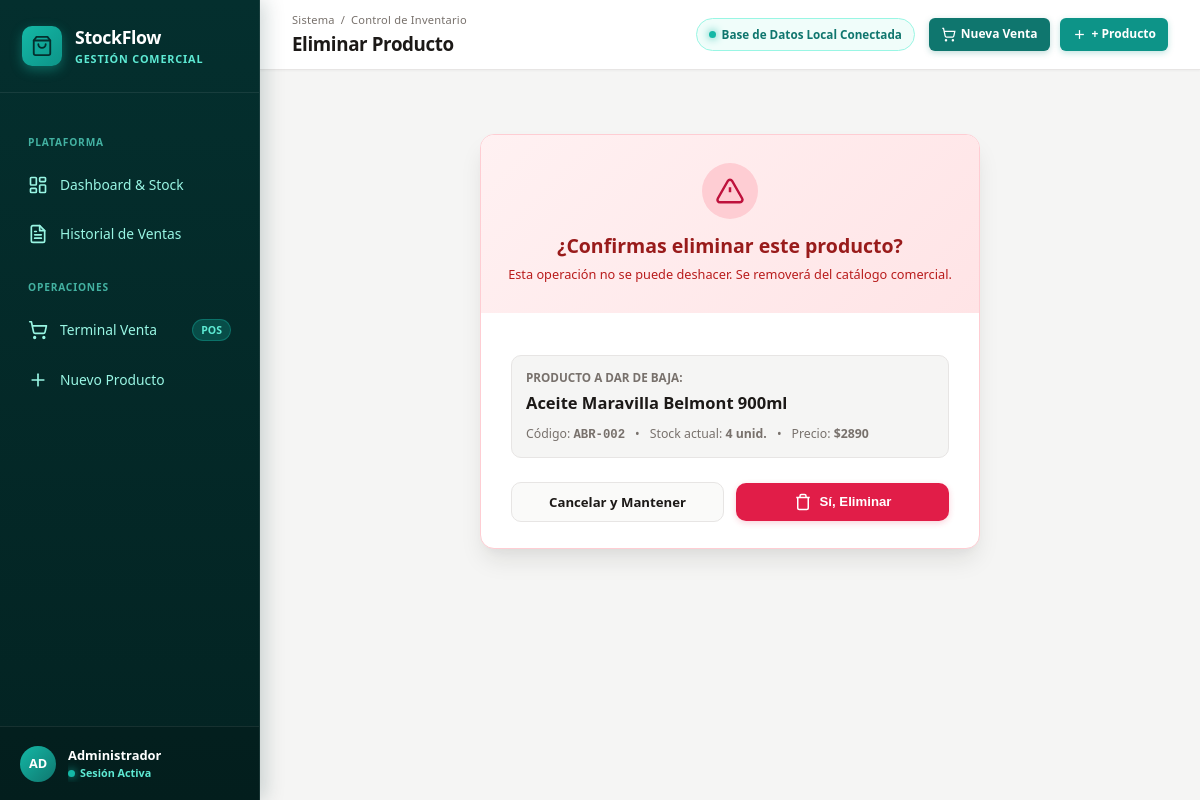
Screenshot of /producto/eliminar/11/ with the database file from the repository.
### ventas/models.py (models this page shows, shortened)
class Producto(models.Model):
    codigo = models.CharField(max_length=20, unique=True)
    nombre = models.CharField(max_length=100)
    cantidad = models.IntegerField(default=0)
    precio = models.DecimalField(max_digits=10, decimal_places=2)

### ventas/views.py (the view)
# urls.py: path('producto/eliminar/<int:id>/', views.eliminar_producto, name='eliminar_producto'),
def eliminar_producto(request, id):
    producto = get_object_or_404(Producto, id=id)
    if request.method == 'POST':
        nombre = producto.nombre
        producto.delete()
        messages.success(request, f"El producto '{nombre}' ha sido eliminado definitivamente del inventario.")
        return redirect('lista_productos')
    return render(request, 'ventas/eliminar_producto.html', {'producto': producto})

### ventas/templates/ventas/eliminar_producto.html (shortened to what this page needs)
{% extends 'ventas/base.html' %}
{% block section_name %}Control de Inventario{% endblock %}
{% block page_title %}Eliminar Producto{% endblock %}
{% block content %}
<div class="delete-card">
    <div class="delete-card-banner">
        <div class="delete-warning-icon">
            <svg viewBox="0 0 24 24" fill="none" stroke="currentColor" stroke-width="2">
                <path d="m21.73 18-8-14a2 2 0 0 0-3.48 0l-8 14A2 2 0 0 0 4 21h16a2 2 0 0 0 1.73-3Z"></path>
                <line x1="12" y1="9" x2="12" y2="13"></line>
                <line x1="12" y1="17" x2="12.01" y2="17"></line>
            </svg>
        </div>
        <h2 style="font-size: 1.3rem; font-weight: 800; color: #991b1b; margin-bottom: 4px;">
            ¿Confirmas eliminar este producto?
        </h2>
        <p style="font-size: 0.85rem; color: #b91c1c;">
            Esta operación no se puede deshacer. Se removerá del catálogo comercial.
        </p>
    </div>
    <div class="delete-card-body">
        <div class="delete-product-pill">
            <div style="font-size: 0.78rem; text-transform: uppercase; color: var(--color-text-muted); font-weight: 700; margin-bottom: 4px;">
                Producto a dar de baja:
            </div>
            <div style="font-size: 1.1rem; font-weight: 700; color: var(--color-text-main);">
                {{ producto.nombre }}
            </div>
            <div style="margin-top: 8px; display: flex; gap: 10px; font-size: 0.82rem; color: var(--color-text-muted);">
                <span>Código: <strong style="font-family: monospace;">{{ producto.codigo }}</strong></span>
                &bull;
                <span>Stock actual: <strong>{{ producto.cantidad }} unid.</strong></span>
                &bull;
                <span>Precio: <strong>${{ producto.precio|floatformat:0 }}</strong></span>
            </div>
        </div>
        <form method="POST">
            <div style="display: flex; align-items: center; justify-content: center; gap: 12px; margin-top: 24px;">
                <a href="{% url 'lista_productos' %}" class="btn btn-secondary" style="flex: 1;">
                    Cancelar y Mantener
                </a>
                <button type="submit" class="btn btn-danger" style="flex: 1;">
                    <svg viewBox="0 0 24 24" fill="none" stroke="currentColor" stroke-width="2" width="18" height="18">
                        <polyline points="3 6 5 6 21 6"></polyline>
                        <path d="M19 6v14a2 2 0 0 1-2 2H7a2 2 0 0 1-2-2V6m3 0V4a2 2 0 0 1 2-2h4a2 2 0 0 1 2 2v2"></path>
                    </svg>
                    <span>Sí, Eliminar</span>
                </button>
            </div>
        </form>
    </div>
</div>
{% endblock %}

### ventas/static/ventas/css/dashboard.css (style rules this page uses)
:root { --color-primary: #0d9488; --color-primary-hover: #0f766e; --color-primary-light: #f0fdfa; --color-primary-subtle: #ccfbf1; --color-sidebar: #042f2e; --color-sidebar-surface: #0a3d3b; --color-sidebar-hover: #115e59; --color-sidebar-text: #99f6e4; --color-sidebar-text-muted: #5eead4; --color-sidebar-active: #14b8a6; --color-bg: #f5f5f4; --color-surface: #ffffff; --color-surface-stone: #fafaf9; --color-surface-muted: #eeecea; --color-border: #e7e5e4; --color-border-subtle: #d6d3d1; --color-text-main: #1c1917; --color-text-muted: #78716c; --color-text-light: #a8a29e; --color-success: #059669; --color-success-bg: #ecfdf5; --color-success-text: #065f46; --color-success-border: #a7f3d0; --color-warning: #d97706; --color-warning-bg: #fffbeb; --color-warning-text: #92400e; --color-warning-border: #fde68a; --color-danger: #e11d48; --color-danger-bg: #fff1f2; --color-danger-text: #9f1239; --color-danger-border: #fecdd3; --shadow-xs: 0 1px 2px 0 rgba(28, 25, 23, 0.04); --shadow-sm: 0 1px 3px 0 rgba(28, 25, 23, 0.06), 0 1px 2px -1px rgba(28, 25, 23, 0.04); --shadow-card: 0 2px 8px -2px rgba(28, 25, 23, 0.05), 0 1px 3px -1px rgba(28, 25, 23, 0.03); --shadow-md: 0 6px 12px -2px rgba(28, 25, 23, 0.08), 0 3px 6px -3px rgba(28, 25, 23, 0.04); --shadow-lg: 0 14px 24px -4px rgba(28, 25, 23, 0.1), 0 6px 10px -4px rgba(28, 25, 23, 0.04); --radius-sm: 6px; --radius-md: 10px; --radius-lg: 14px; --radius-xl: 20px; --radius-pill: 9999px; --transition-fast: 0.15s cubic-bezier(0.4, 0, 0.2, 1); --transition-normal: 0.25s cubic-bezier(0.4, 0, 0.2, 1); --sidebar-width: 260px; --header-height: 70px; }
*, *::before, *::after { box-sizing: border-box; margin: 0; padding: 0; }
html { font-size: 15px; -webkit-font-smoothing: antialiased; -moz-osx-font-smoothing: grayscale; }
body { font-family: system-ui, -apple-system, BlinkMacSystemFont, "Segoe UI", Roboto, "Helvetica Neue", Arial, sans-serif; background-color: var(--color-bg); color: var(--color-text-main); line-height: 1.55; min-height: 100vh; display: flex; }
.btn { display: inline-flex; align-items: center; justify-content: center; gap: 8px; padding: 9px 18px; border-radius: var(--radius-md); font-size: 0.88rem; font-weight: 600; cursor: pointer; text-decoration: none; transition: all var(--transition-fast); border: 1px solid transparent; white-space: nowrap; }
.btn svg { width: 18px; height: 18px; }
.btn-danger { background-color: var(--color-danger); color: #ffffff; box-shadow: 0 2px 6px rgba(225, 29, 72, 0.2); }
.btn-secondary { background-color: var(--color-surface-stone); color: var(--color-text-main); border-color: var(--color-border); }
.delete-card { max-width: 500px; margin: 36px auto 0 auto; background-color: #ffffff; border: 1px solid var(--color-danger-border); border-radius: var(--radius-lg); box-shadow: var(--shadow-lg); overflow: hidden; text-align: center; }
.delete-card-banner { background: linear-gradient(135deg, #fff1f2, #ffe4e6); padding: 28px 20px; display: flex; flex-direction: column; align-items: center; }
.delete-warning-icon { width: 56px; height: 56px; border-radius: 50%; background-color: #fecdd3; color: #be123c; display: flex; align-items: center; justify-content: center; margin-bottom: 12px; }
.delete-warning-icon svg { width: 30px; height: 30px; }
.delete-card-body { padding: 26px 30px; }
.delete-product-pill { background-color: var(--color-bg); border: 1px solid var(--color-border); padding: 12px 14px; border-radius: var(--radius-md); margin: 16px 0; text-align: left; }

### rows the page displays
Producto: nombre "Aceite Maravilla Belmont 900ml", codigo "ABR-002", cantidad "4", precio "2890"
